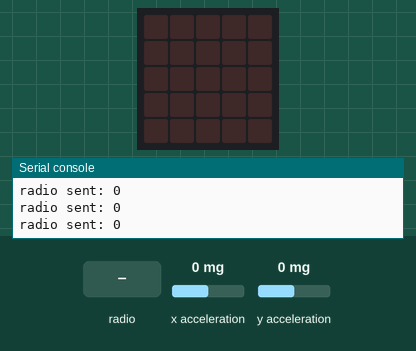
This program was run on a simulated BBC micro:bit (MakeCode). Shown: the board's 5×5 LED display, the last lines printed to the serial console. The inputs (shaded band) are chosen by the test bench; at power-on: x acceleration 0 mg, y acceleration 0 mg. No radio messages arrive unless stated (any console line starting 'radio sent:' is added by the test bench).

Above: at 1.2 s.
1.3 s: radio message "1" arrives
At 2.2 s:
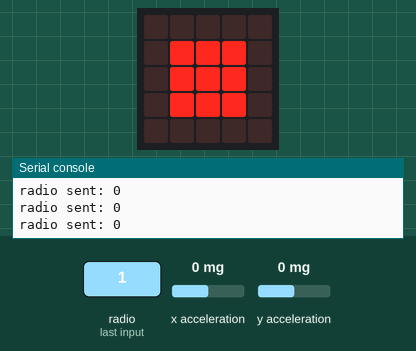
2.8 s: x acceleration set to -1440 mg
4.3 s: radio message "0" arrives
At 5.5 s:
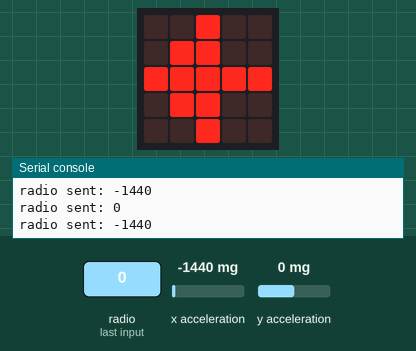
5.8 s: y acceleration set to -750 mg
7.3 s: radio message "5" arrives
At 7.9 s:
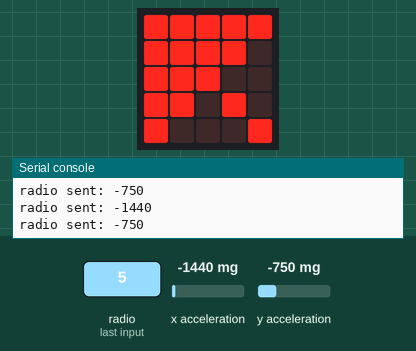
8.8 s: x acceleration set to 750 mg
Timing chart, 0 to 11.3 s (numbered marks = the images above; inputs shaded):
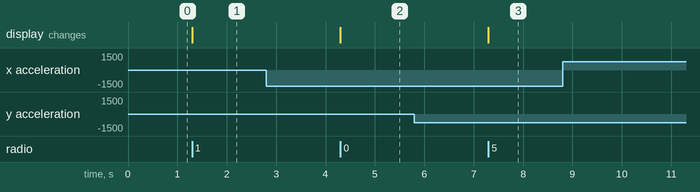

Measured:
- after the input at 1.3 s, the display: changes at once (image 1)
- after the input at 4.3 s, the display: changes at once (image 2)
- after the input at 7.3 s, the display: changes at once (image 3)

The program:

main.ts
```typescript
radio.onReceivedNumber(function (receivedNumber) {
    if (input.acceleration(Dimension.X) < -500 && input.acceleration(Dimension.Y) < -500) {
        basic.showLeds(`
            # # # # #
            # # # # .
            # # # . .
            # # . # .
            # . . . #
            `)
    } else if (input.acceleration(Dimension.X) >= 500 && input.acceleration(Dimension.Y) >= 500) {
        basic.showLeds(`
            # . . . #
            . # . # #
            . . # # #
            . # # # #
            # # # # #
            `)
    } else if (input.acceleration(Dimension.X) >= 500 && input.acceleration(Dimension.Y) < -500) {
        basic.showLeds(`
            # # # # #
            . # # # #
            . . # # #
            . # . # #
            # . . . #
            `)
    } else if (input.acceleration(Dimension.X) < -500 && input.acceleration(Dimension.Y) >= 500) {
        basic.showLeds(`
            # . . . #
            # # . # .
            # # # . .
            # # # # .
            # # # # #
            `)
    } else if (input.acceleration(Dimension.Y) < -900) {
        basic.showLeds(`
            . . # . .
            . # # # .
            # # # # #
            . . # . .
            . . # . .
            `)
    } else if (input.acceleration(Dimension.Y) >= 400) {
        basic.showLeds(`
            . . # . .
            . . # . .
            # # # # #
            . # # # .
            . . # . .
            `)
    } else if (input.acceleration(Dimension.X) >= 1) {
        basic.showLeds(`
            . . # . .
            . . # # .
            # # # # #
            . . # # .
            . . # . .
            `)
    } else if (input.acceleration(Dimension.X) == 0 && input.acceleration(Dimension.Y) == 0) {
        basic.showLeds(`
            . . . . .
            . # # # .
            . # # # .
            . # # # .
            . . . . .
            `)
    } else if (input.acceleration(Dimension.X) < 1) {
        basic.showLeds(`
            . . # . .
            . # # . .
            # # # # #
            . # # . .
            . . # . .
            `)
    } else {

    }
})
radio.setGroup(7)
basic.forever(function () {
    radio.sendNumber(input.acceleration(Dimension.X))
    radio.sendNumber(input.acceleration(Dimension.Y))
})
```

test.ts
```typescript
// aquí va el archivo "tests"; esto no se compilará cuando este paquete se utilice como una extensión.
```
